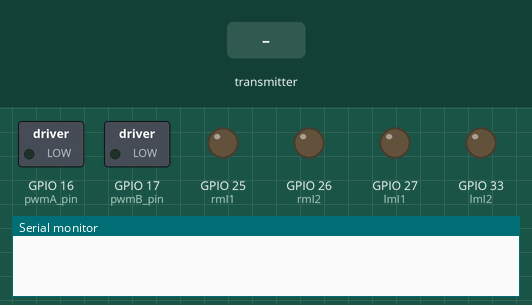
Bench run of a sketch on a simulated ESP32. On the bench: switched loads named in the sketch (green lamp = pin HIGH), output pins drawn as LEDs (lit = HIGH), the last lines printed to the serial monitor. The test bench sets the inputs (shaded band).

Above: at 1.2 s.
1.3 s: the transmitter starts sending breakval = 1024
At 2.3 s:
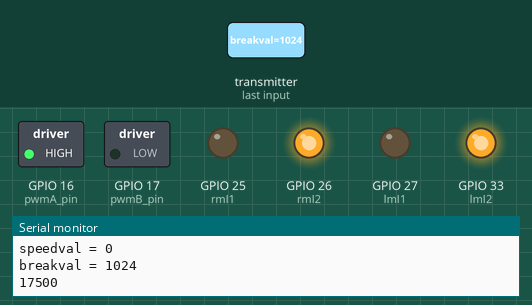
2.8 s: the transmitter starts sending t1 = 1024
At 3.4 s:
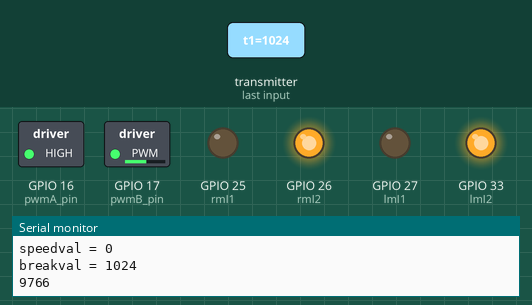
4.3 s: the transmitter starts sending t2 = 2048
At 4.6 s:
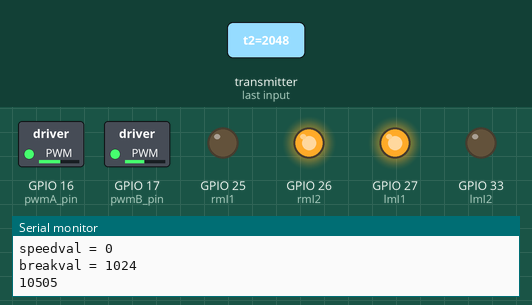
5.8 s: the transmitter starts sending t1 = 0
At 6.9 s:
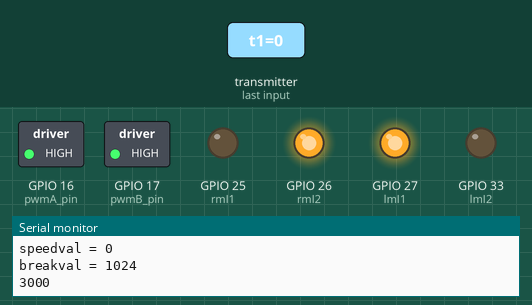
7.3 s: the transmitter starts sending t2 = 1024
At 8.1 s:
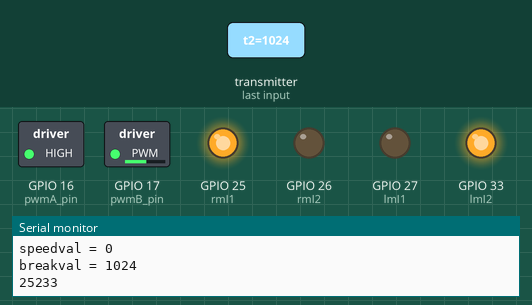
8.8 s: the transmitter starts sending breakval = 0
At 9.2 s:
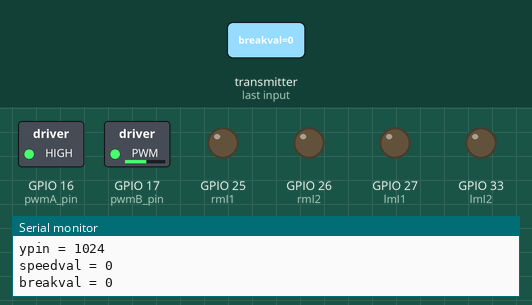
Timing chart, 0 to 11.3 s (numbered marks = the images above; inputs shaded):
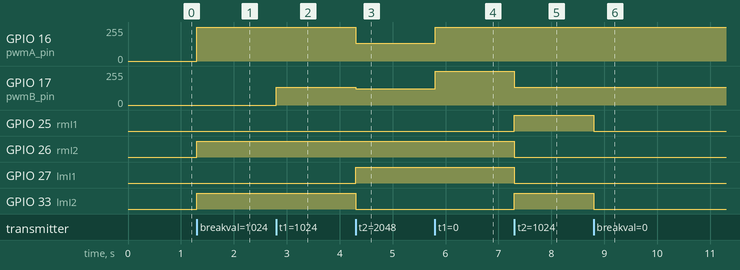

The sketch:

car_side.ino
```cpp
//pwma white
//vcc orange
//pwmb yellow
//AN2 blue
//AN1 green
//BN1 purple
//BN2 brown

#include <esp_now.h>
#include <WiFi.h>

#include <Adafruit_NeoPixel.h>
#ifndef PSTR
 #define PSTR // Make Arduino Due happy
#endif

#define PIN        12
#define NUMPIXELS 2

Adafruit_NeoPixel pixels(NUMPIXELS, PIN, NEO_GRB + NEO_KHZ800);

unsigned long t_last_com; //time since last communication

int hsv_colour_r;
int hsv_colour_l;
bool first_update = true;

int pwmA_pin = 16; //white
int pwmB_pin = 17; //yellow
int max_spd = 255;
int min_spd = 60;

int rmI1 = 25; //green
int rmI2 = 26; //blue
int lmI1 = 27; // H out1 = H | L out1 = L | H short break | L stop purple
int lmI2 = 33; // L out2 = L | H out2 = H | H short break | L stop brown
int STDBY = 34; //Low is off (current save) //not connected so far

// setting PWM properties
const int freq = 2000;
const int ledChannel_l = 2;
const int ledChannel_r = 4;
const int resolution = 8;

//previous values to check if we need to update.
int rs_prev;
int ls_prev;
int dl_prev;
int dr_prev;

typedef struct stuct_message {

//  int vals[5];
//  uint8_t a1;
  uint16_t t1;
  uint16_t t2; //int
//  uint16_t t3;
  uint16_t speedval;
  uint16_t breakval;
//  int a2;
} struct_message;

struct_message control_data;

void robot_stop(){
  digitalWrite(rmI1,LOW);
  digitalWrite(rmI2,LOW);
  digitalWrite(lmI1,LOW);
  digitalWrite(lmI2,LOW);
}

void robot_setup(){
  pinMode(rmI1,OUTPUT);
  pinMode(rmI2,OUTPUT);
  pinMode(lmI1,OUTPUT);
  pinMode(lmI2,OUTPUT);

  ledcSetup(ledChannel_l, freq, resolution);
  ledcSetup(ledChannel_r, freq, resolution);

  ledcAttachPin(pwmA_pin, ledChannel_l);
  ledcAttachPin(pwmB_pin, ledChannel_r);


}

void left_motor_drive(int spd, int dir){
//  Serial.print("in left motor drive ");
//  Serial.println(spd);
  ls_prev = spd; dl_prev = dir;
  if(dir>0){
    digitalWrite(lmI1, HIGH);
    digitalWrite(lmI2, LOW);
  } else {
    digitalWrite(lmI2, HIGH);
    digitalWrite(lmI1, LOW);
   }

  ledcWrite(ledChannel_l, spd);
}

void right_motor_drive(int spd, int dir){
  rs_prev = spd; dr_prev = dir;
 if(dir>0){
  digitalWrite(rmI1, HIGH);
  digitalWrite(rmI2, LOW);
 } else {
  digitalWrite(rmI2, HIGH);
  digitalWrite(rmI1, LOW);
 }

 ledcWrite(ledChannel_r, spd);
}

void OnDataRecv(const uint8_t * mac, const uint8_t *incomingData, int len) {
  Serial.println("incoming");
  memcpy(&control_data, incomingData, sizeof(control_data));
  Serial.println(sizeof(control_data));
  Serial.print("Bytes received: ");
  Serial.println(len);
  Serial.print("xpin = ");
  Serial.println(control_data.t1);
  Serial.print("ypin = ");
  Serial.println(control_data.t2);
  Serial.print("speedval = ");
  Serial.println(control_data.speedval);
  Serial.print("breakval = ");
  Serial.println(control_data.breakval);
  t_last_com  = millis();
  if (control_data.breakval==0) {
    robot_stop();
  } else { //change speed
    update_robot();
  }
} //void on

void update_robot(){
  int dir;
  int fwd_spd;
  int right_spd;
  int left_spd;
  int dir_lft;
  int dir_rgt;

  if(control_data.t2>1850){ //bias a little bit forward
    //forward
    dir = 1;
    fwd_spd = map(control_data.t2, 2000, 4095, 0,max_spd+10);
  } else {
    dir = -1;
    fwd_spd = map(control_data.t2, 2000, 0, 0,max_spd+10);
  }

  dir_lft = dir;
  dir_rgt = dir;

  if(control_data.t1>1960){
    //left
    right_spd = fwd_spd + map(control_data.t1, 2000, 4095, 0,max_spd+10);
    left_spd = fwd_spd - map(control_data.t1, 2000, 4095, 0,max_spd+10);

  } else {
    right_spd = fwd_spd - map(control_data.t1, 2000, 0, 0,max_spd+10);
    left_spd = fwd_spd + map(control_data.t1, 2000, 0, 0,max_spd+10);
  }
  if(right_spd < 0){
    right_spd = -right_spd;
    dir_rgt = -dir;
  }
  if(left_spd < 0){
    left_spd = -left_spd;
    dir_lft = -dir;
  }
  if(right_spd > max_spd) right_spd = max_spd;
  if(left_spd > max_spd) left_spd = max_spd;

  //set colour according to speed
  hsv_colour_r = map(dir_rgt*right_spd, -255,255,3000,32000);
  Serial.println(hsv_colour_r);
  pixels.setPixelColor(0, pixels.gamma32(pixels.ColorHSV((uint32_t ) hsv_colour_r,255,max_spd)));

  hsv_colour_l = map(dir_lft*left_spd, -255,255,35000,62000);
  pixels.setPixelColor(1, pixels.gamma32(pixels.ColorHSV((uint32_t ) hsv_colour_l,255,max_spd)));
  pixels.show();
  //we need to stop the motor if speed less that certain value.
  if (right_spd < min_spd && left_spd < min_spd){
    robot_stop();
  } else {
    if(first_update){
      right_motor_drive(right_spd, dir_rgt);
      left_motor_drive(left_spd, dir_lft);
      first_update = false;
    } else {
      left_motor_drive(left_spd, dir_lft);//dir_lft);
      right_motor_drive(right_spd, dir_rgt);
//      if(abs(right_spd - rs_prev)>10 || dr_prev != dir_rgt) {
//        right_motor_drive(right_spd, dir_rgt);
//      }
//      if(abs(left_spd - ls_prev) > 10 || dl_prev != dir_lft){
//         left_motor_drive(left_spd, dir_lft);
//      }
    }
  }
} //update robot

void setup() {
  // Initialize Serial Monitor
  Serial.begin(115200);
  robot_setup();
//  left_motor_drive(255, 1);
//  delay(200);
  robot_stop();
  // Set device as a Wi-Fi Station
  WiFi.mode(WIFI_STA);

  // Init ESP-NOW
  if (esp_now_init() != ESP_OK) {
    Serial.println("Error initializing ESP-NOW");
    return;
  }

  // Once ESPNow is successfully Init, we will register for recv CB to
  // get recv packer info
  esp_now_register_recv_cb(OnDataRecv);
  t_last_com  = millis();
}

void loop() {

  if((millis()-t_last_com) > 500){
    //if more than 500 ms since last communication stop robot.
    //this will make sure robot doesn't run away if communication signal is broken.
    robot_stop();
  }
}
```

Measured:
- after the input at 1.3 s, GPIO 16 (pwmA_pin): 0/255 → 255/255 at once; GPIO 26 (rmI2), GPIO 33 (lmI2): LOW → HIGH at once
- after the input at 2.8 s, GPIO 17 (pwmB_pin): 0/255 → 135/255 at once
- after the input at 4.3 s, GPIO 16 (pwmA_pin): 255/255 → 134/255 at once; GPIO 17 (pwmB_pin): 135/255 → 123/255 at once; GPIO 27 (lmI1): LOW → HIGH at once; GPIO 33 (lmI2): HIGH → LOW at once
- after the input at 5.8 s, GPIO 16 (pwmA_pin): 134/255 → 255/255 at once; GPIO 17 (pwmB_pin): 123/255 → 255/255 at once
- after the input at 7.3 s, GPIO 17 (pwmB_pin): 255/255 → 135/255 at once; GPIO 25 (rmI1), GPIO 33 (lmI2): LOW → HIGH at once; GPIO 26 (rmI2), GPIO 27 (lmI1): HIGH → LOW at once
- after the input at 8.8 s, GPIO 25 (rmI1), GPIO 33 (lmI2): HIGH → LOW at once
